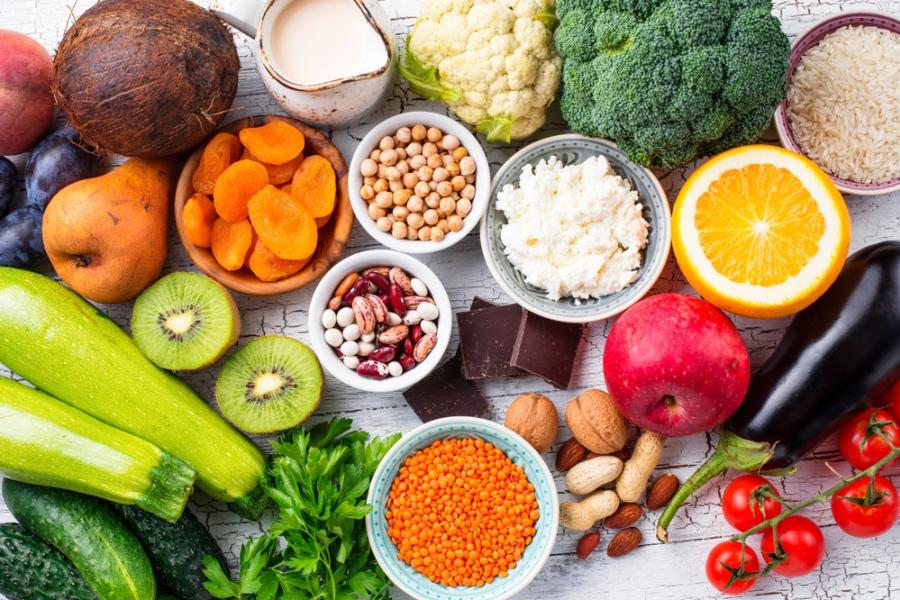
#> input picture imagem_original_frutas_cores.jpg, 900 x 600 px
$ python cores.py
#> lines starting #> are read from the running program, lines starting #| are printed output that depends on the picture; long printed decimals are rounded
import cv2
import matplotlib.pyplot as plt
import numpy as np

imagem_bgr = cv2.imread('imagem_original_frutas_cores.jpg')
#> imagem_bgr is the input picture: shape (600, 900, 3); mean B, G, R 91.2, 132.7, 161.8
imagem_rgb = cv2.cvtColor(imagem_bgr, cv2.COLOR_BGR2RGB)

print(f'tipo de dado: {imagem_rgb.dtype}')
#| tipo de dado: uint8
print(f'Altura , Largura e canais: {imagem_rgb.shape}')
#| Altura , Largura e canais: (600, 900, 3)
print(f'Total de pixels: {imagem_rgb.size}')
#| Total de pixels: 1620000

plt.title('Imagem original RGB')
plt.imshow(imagem_rgb)
plt.show()

imagem_vermelha = imagem_rgb[:,:,0]
imagem_verde = imagem_rgb[:,:,1]
imagem_azul = imagem_rgb[:,:,2]

plt.subplot(2,2,1)
plt.title('Imagem orginal RGB')
plt.imshow(imagem_rgb)
plt.subplot(2,2,2)
plt.title('Imagem vermelha')
plt.imshow(imagem_vermelha, cmap='gray')
plt.subplot(2,2,3)
plt.title('Imagem verde')
plt.imshow(imagem_verde, cmap='gray')
plt.subplot(2,2,4)
plt.title('Imagem azul')
plt.imshow(imagem_azul, cmap='gray')
plt.subplots_adjust(hspace=0.6)
plt.show()

pixel1 = imagem_rgb[89,130]
#> pixel1 = [138, 82, 65]
pixel2 = imagem_rgb[217,715]
#> pixel2 = [253, 192, 16]
pixel3 = imagem_rgb[405,129]
#> pixel3 = [187, 210, 8]

print(f"Pixel 1: {pixel1}")
#| Pixel 1: [138  82  65]
print(f"Pixel 2: {pixel2}")
#| Pixel 2: [253 192  16]
print(f"Pixel 3: {pixel3}")
#| Pixel 3: [187 210   8]

histograma_vermelho = cv2.calcHist([imagem_rgb],[0],None,histSize=[256],ranges=[0,256])
#> histograma_vermelho = 256 values, max 29212 at index 255, min 317 at index 1, mean 2109.4
histograma_verde = cv2.calcHist([imagem_rgb],[1],None,histSize=[256],ranges=[0,256])
#> histograma_verde = 256 values, max 4143 at index 0, min 335 at index 254, mean 2109.4
histograma_azul = cv2.calcHist([imagem_rgb],[2],None,histSize=[256],ranges=[0,256])
#> histograma_azul = 256 values, max 24259 at index 0, min 416 at index 254, mean 2109.4


plt.figure(figsize=(14,7))
plt.subplot(1,3,1)
plt.plot(histograma_vermelho)
plt.title('Canal vermelho')
plt.subplot(1,3,2)
plt.plot(histograma_verde)
plt.title('Canal verde')
plt.subplot(1,3,3)
plt.plot(histograma_azul)
plt.title('Canal azul')
plt.show()
#> figure, not shown here; panel 1: curve peaks at x = 255, y = 29212; panel 2: curve peaks at x = 0, y = 4143; panel 3: curve peaks at x = 0, y = 24259

img_hsv = cv2.cvtColor(imagem_rgb, cv2.COLOR_RGB2HSV)
#> img_hsv: shape (600, 900, 3); mean H, S, V 56, 127.7, 170.2
#plt.imshow(img_hsv)
#plt.show()
matiz_h = img_hsv[:,:,0]
saturation_s = img_hsv[:,:,1]
brilho_v = img_hsv[:,:,2]
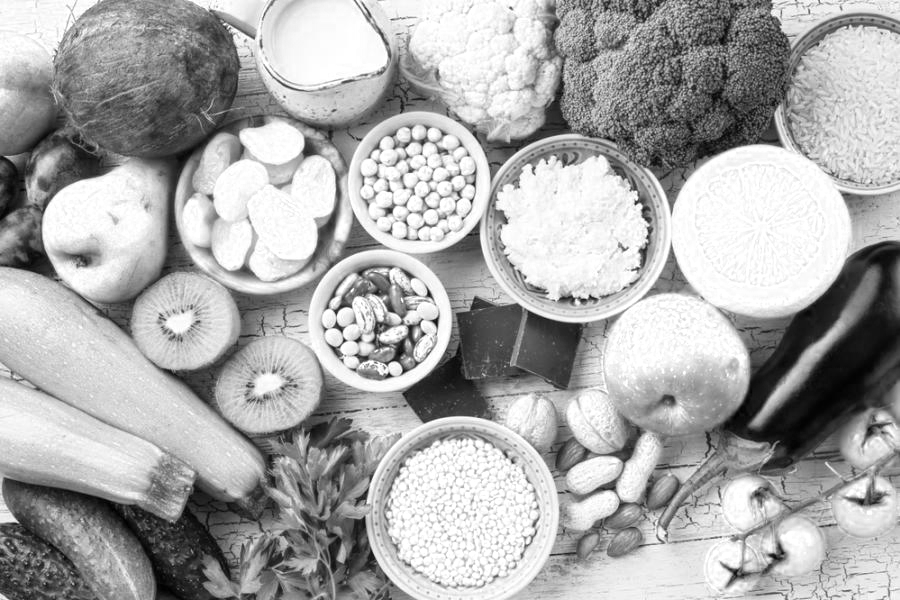
#> brilho_v: shape (600, 900); min 0, max 255, mean 170.2

#mantive uint8 entao 0 até 255
plt.figure(figsize=(14,7))
plt.subplot(1,4,1)
plt.imshow(matiz_h, cmap='gray')
plt.title('Matiz - H')
plt.subplot(1,4,2)
plt.imshow(saturation_s, cmap='gray')
plt.title('Saturação - S')
plt.subplot(1,4,3)
plt.imshow(brilho_v, cmap='gray')
plt.title('Brilho - V')
plt.subplot(1,4,4)
plt.imshow(imagem_rgb)
plt.title('Imagem original rgb')
plt.show()

pixel1_hsv = img_hsv[89,130]
#> pixel1_hsv = [7, 135, 138]
pixel2_hsv = img_hsv[217,715]
#> pixel2_hsv = [22, 239, 253]
pixel3_hsv = img_hsv[405,129]
#> pixel3_hsv = [33, 245, 210]
print(f"Pixel 1: {pixel1_hsv}")
#| Pixel 1: [  7 135 138]
print(f"Pixel 2: {pixel2_hsv}")
#| Pixel 2: [ 22 239 253]
print(f"Pixel 3: {pixel3_hsv}")
#| Pixel 3: [ 33 245 210]

imagem_rgb_float32 = imagem_rgb.astype(np.float32)
print(imagem_rgb_float32.dtype)
#| float32

R = imagem_rgb_float32[:,:,0]
G = imagem_rgb_float32[:,:,1]
B = imagem_rgb_float32[:,:,2]
Y = R+G+B

#coordenadas de cromaticidade -> normalização da cor 'eliminar sombra e iluminação da cena
Y_sem_zero = np.where(Y==0, 0.000001, Y)
r = R/Y_sem_zero
g = G/Y_sem_zero
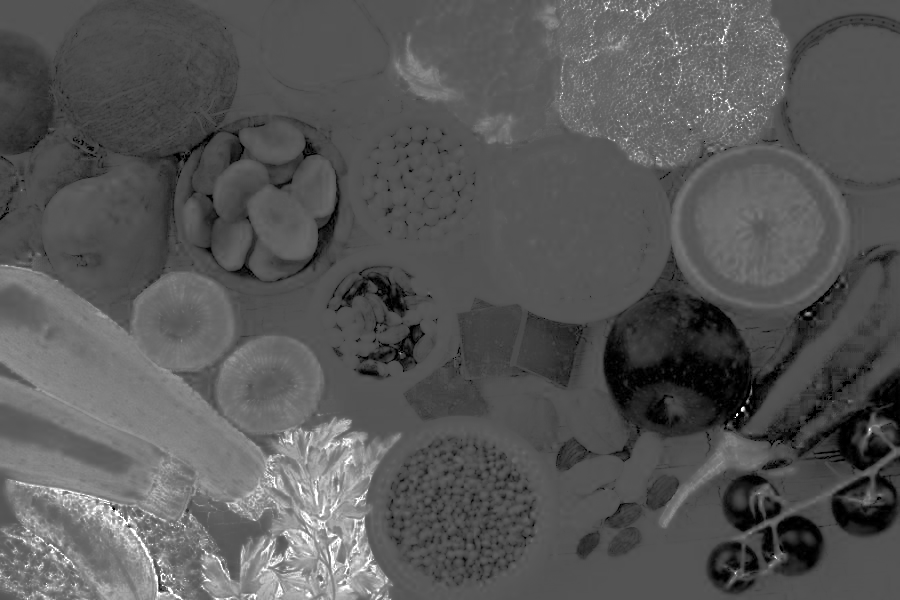
#> g: shape (600, 900) float32; min 0, max 1, mean 0.343
b = B/Y_sem_zero
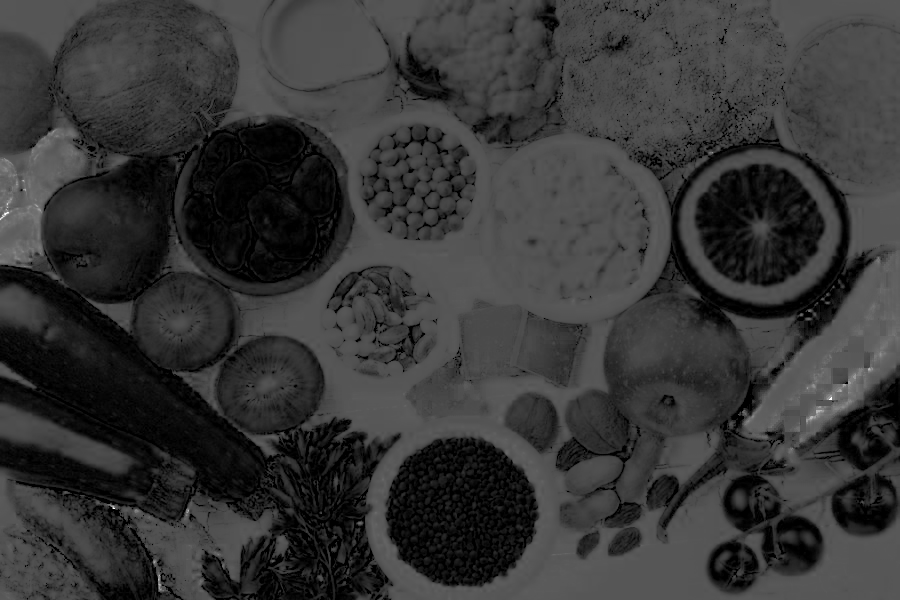
#> b: shape (600, 900) float32; min 0, max 1, mean 0.216
print(r+g+b)
#> (printed output is left out)

plt.figure(figsize=(14,7))
plt.subplot(1,3,1)
plt.imshow(r, cmap='gray')
plt.title('r')
plt.subplot(1,3,2)
plt.imshow(g, cmap='gray')
plt.title('g')
plt.subplot(1,3,3)
plt.imshow(b, cmap='gray')
plt.title('b')
plt.show()
print()
print()
pixel1_r = r[89,130]
#> pixel1_r = 0.484
pixel2_r = r[217,715]
#> pixel2_r = 0.549
pixel3_r = r[405,129]
#> pixel3_r = 0.462
print(f"Pixel 1 - r: {pixel1_r}")
#| Pixel 1 - r: 0.4842
print(f"Pixel 2 - r: {pixel2_r}")
#| Pixel 2 - r: 0.5488
print(f"Pixel 3 - r: {pixel3_r}")
#| Pixel 3 - r: 0.4617

print()
pixel1_g = g[89,130]
#> pixel1_g = 0.288
pixel2_g = g[217,715]
#> pixel2_g = 0.416
pixel3_g = g[405,129]
#> pixel3_g = 0.519
print(f"Pixel 1 - g: {pixel1_g}")
#| Pixel 1 - g: 0.2877
print(f"Pixel 2 - g: {pixel2_g}")
#| Pixel 2 - g: 0.4165
print(f"Pixel 3 - g: {pixel3_g}")
#| Pixel 3 - g: 0.5185

print()
pixel1_b = b[89,130]
#> pixel1_b = 0.228
pixel2_b = b[217,715]
#> pixel2_b = 0.0347
pixel3_b = b[405,129]
#> pixel3_b = 0.0198
print(f"Pixel 1 - b: {pixel1_b}")
#| Pixel 1 - b: 0.2281
print(f"Pixel 2 - b: {pixel2_b}")
#| Pixel 2 - b: 0.03471
print(f"Pixel 3 - b: {pixel3_b}")
#| Pixel 3 - b: 0.01975
print()
print()
print(f'soma do pixel 1: {pixel1_g+pixel1_b+pixel1_r}')
#| soma do pixel 1: 1.0
print(f'soma do pixel 2: {pixel2_g+pixel2_b+pixel2_r}')
#| soma do pixel 2: 1.0
print(f'soma do pixel 3: {pixel3_g+pixel3_b+pixel3_r}')
#| soma do pixel 3: 1.0
pixel1_hsv = img_hsv[89,130]
pixel2_hsv = img_hsv[217,715]
pixel3_hsv = img_hsv[405,129]
print(f"Pixel 1- hsv: {pixel1_hsv}")
#| Pixel 1- hsv: [  7 135 138]
print(f"Pixel 2- hsv: {pixel2_hsv}")
#| Pixel 2- hsv: [ 22 239 253]
print(f"Pixel 3- hsv: {pixel3_hsv}")
#| Pixel 3- hsv: [ 33 245 210]
print()
pixel1 = imagem_rgb[89,130]
pixel2 = imagem_rgb[217,715]
pixel3 = imagem_rgb[405,129]

print(f"Pixel 1- RGB: {pixel1}")
#| Pixel 1- RGB: [138  82  65]
print(f"Pixel 2- RGB: {pixel2}")
#| Pixel 2- RGB: [253 192  16]
print(f"Pixel 3- RGB: {pixel3}")
#| Pixel 3- RGB: [187 210   8]

#plotar o plano de cromaticidade
r_amostra = r[::20, ::20].flatten()
#> r_amostra = 1350 values, max 1 at index 1124, min 0 at index 1176, mean 0.439
g_amostra = g[::20, ::20].flatten() #flatten levar 2d pra 1d pra scatter
#> g_amostra = 1350 values, max 1 at index 1176, min 0 at index 887, mean 0.343

plt.scatter(r_amostra,g_amostra,s=5,color='red',alpha=0.8, label= 'pixels da imagem')
plt.scatter(0.333, 0.333, s = 70, marker='x',color= 'blue', alpha=1.0, label='branco ideal')
plt.title('plano de cromaticidade')
plt.legend()
plt.show()

imagem_I2 = imagem_rgb_float32 * 0.5
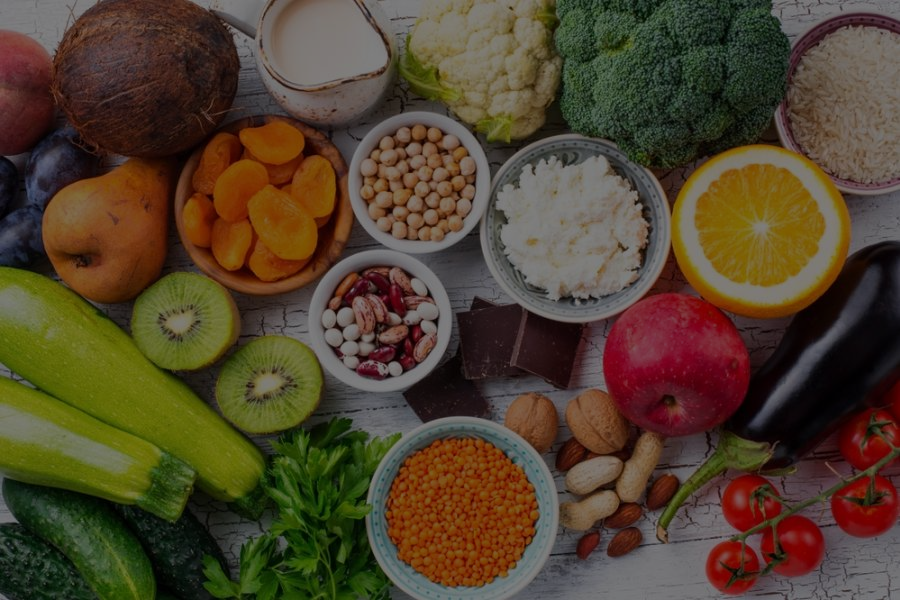
#> imagem_I2: shape (600, 900, 3) float32; mean R, G, B 80.9, 66.3, 45.6
imagem_I2_plotar = imagem_I2.astype(np.uint8)

plt.subplot(1,2,1)
plt.title('imagem original')
plt.imshow(imagem_rgb)
plt.subplot(1,2,2)
plt.title('imagem multiplicada por k=0.5')
plt.imshow(imagem_I2_plotar)
plt.show()

pixel1_reduzido = imagem_I2_plotar[89,130]
#> pixel1_reduzido = [69, 41, 32]
pixel2_reduzido = imagem_I2_plotar[217,715]
#> pixel2_reduzido = [126, 96, 8]
pixel3_reduzido = imagem_I2_plotar[405,129]
#> pixel3_reduzido = [93, 105, 4]

print(f"Pixel 1- RGB brilho reduzido: {pixel1_reduzido}")
#| Pixel 1- RGB brilho reduzido: [69 41 32]
print(f"Pixel 2- RGB brilho reduzido: {pixel2_reduzido}")
#| Pixel 2- RGB brilho reduzido: [126  96   8]
print(f"Pixel 3- RGB brilho reduzido: {pixel3_reduzido}")
#| Pixel 3- RGB brilho reduzido: [ 93 105   4]

R_brilho_reduzido= imagem_I2[:,:,0]
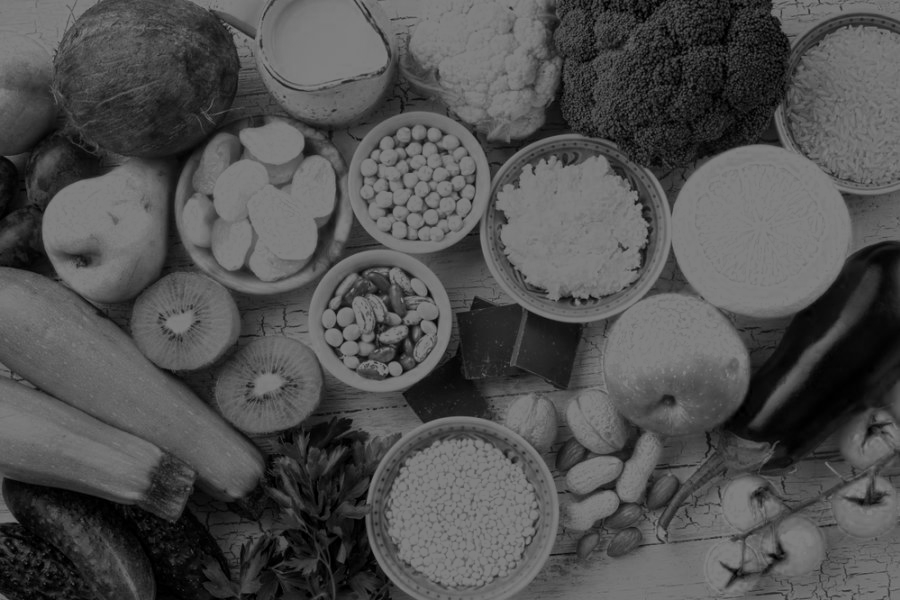
#> R_brilho_reduzido: shape (600, 900) float32; min 0, max 127.5, mean 80.9
G_brilho_reduzido = imagem_I2[:,:,1]
B_brilho_reduzido = imagem_I2[:,:,2]
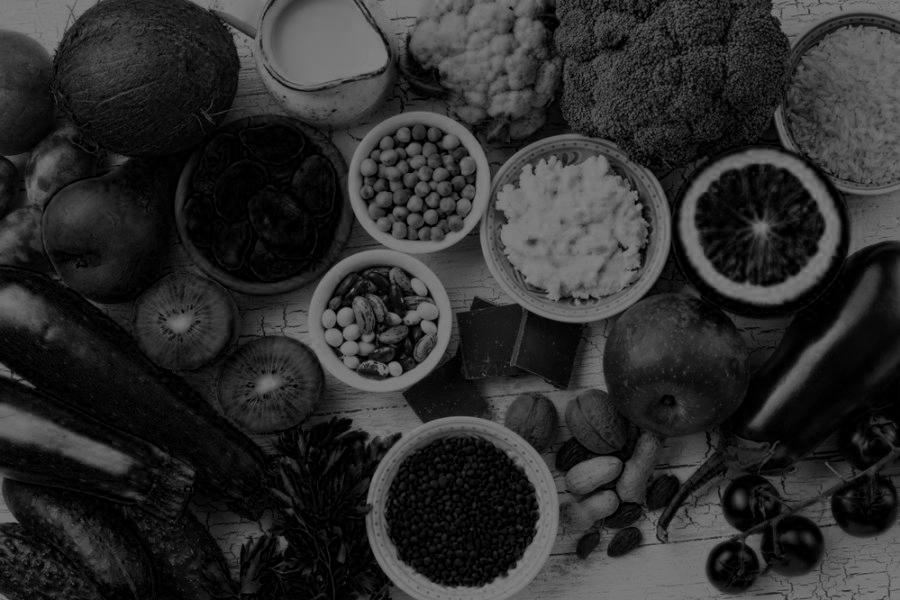
#> B_brilho_reduzido: shape (600, 900) float32; min 0, max 127.5, mean 45.6
Y_brilho_reduzido = R_brilho_reduzido+G_brilho_reduzido+B_brilho_reduzido

#coordenadas de cromaticidade -> normalização da cor 'eliminar sombra e iluminação da cena
Y_sem_zero_brilho_reduzido = np.where(Y_brilho_reduzido==0, 0.000001, Y_brilho_reduzido)
r_brilho_reduzido = R_brilho_reduzido/Y_sem_zero_brilho_reduzido
g_brilho_reduzido = G_brilho_reduzido/Y_sem_zero_brilho_reduzido
b_brilho_reduzido = B_brilho_reduzido/Y_sem_zero_brilho_reduzido
print(r_brilho_reduzido+g_brilho_reduzido+b_brilho_reduzido)
#> (printed output is left out)

print()
print()
pixel1_r_brilho_reduzido = r_brilho_reduzido[89,130]
#> pixel1_r_brilho_reduzido = 0.484
pixel2_r_brilho_reduzido = r_brilho_reduzido[217,715]
#> pixel2_r_brilho_reduzido = 0.549
pixel3_r_brilho_reduzido = r_brilho_reduzido[405,129]
#> pixel3_r_brilho_reduzido = 0.462
print(f"Pixel 1 - r: {pixel1_r_brilho_reduzido}")
#| Pixel 1 - r: 0.4842
print(f"Pixel 2 - r: {pixel2_r_brilho_reduzido}")
#| Pixel 2 - r: 0.5488
print(f"Pixel 3 - r: {pixel3_r_brilho_reduzido}")
#| Pixel 3 - r: 0.4617

print()
pixel1_g_brilho_reduzido = g_brilho_reduzido[89,130]
#> pixel1_g_brilho_reduzido = 0.288
pixel2_g_brilho_reduzido = g_brilho_reduzido[217,715]
#> pixel2_g_brilho_reduzido = 0.416
pixel3_g_brilho_reduzido = g_brilho_reduzido[405,129]
#> pixel3_g_brilho_reduzido = 0.519
print(f"Pixel 1 - g: {pixel1_g_brilho_reduzido}")
#| Pixel 1 - g: 0.2877
print(f"Pixel 2 - g: {pixel2_g_brilho_reduzido}")
#| Pixel 2 - g: 0.4165
print(f"Pixel 3 - g: {pixel3_g_brilho_reduzido}")
#| Pixel 3 - g: 0.5185

print()
pixel1_b_brilho_reduzido = b_brilho_reduzido[89,130]
#> pixel1_b_brilho_reduzido = 0.228
pixel2_b_brilho_reduzido = b_brilho_reduzido[217,715]
#> pixel2_b_brilho_reduzido = 0.0347
pixel3_b_brilho_reduzido = b_brilho_reduzido[405,129]
#> pixel3_b_brilho_reduzido = 0.0198
print(f"Pixel 1 - b: {pixel1_b_brilho_reduzido}")
#| Pixel 1 - b: 0.2281
print(f"Pixel 2 - b: {pixel2_b_brilho_reduzido}")
#| Pixel 2 - b: 0.03471
print(f"Pixel 3 - b: {pixel3_b_brilho_reduzido}")
#| Pixel 3 - b: 0.01975
print()
print()
#mesmo caindo pela metade os canais, a cromaticidade permanece invariavel o mesmo valor

r_amostra_brilho_reduzido = r_brilho_reduzido[::20, ::20].flatten()
#> r_amostra_brilho_reduzido has the same summary as r_amostra
g_amostra_brilho_reduzido = g_brilho_reduzido[::20, ::20].flatten() #flatten levar 2d pra 1d pra scatter
#> g_amostra_brilho_reduzido has the same summary as g_amostra

plt.subplot(1,2,1)
plt.scatter(r_amostra,g_amostra,s=5,color='red',alpha=0.8, label= 'pixels da imagem')
plt.title('plano de cromaticidade')
plt.subplot(1,2,2)
plt.scatter(r_amostra_brilho_reduzido,g_amostra_brilho_reduzido,s=5,color='red',alpha=0.8, label= 'pixels da imagem brilho reduzido')
plt.title('plano de cromaticidade brilho reduzido')
plt.legend()
plt.show()
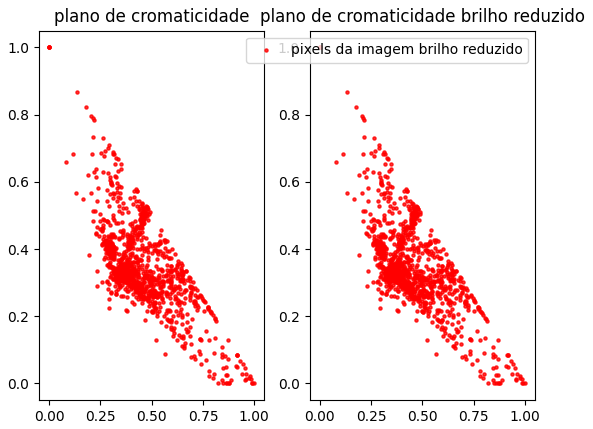
#> figure drawn by matplotlib, 2 panels
#comprovada invariancia a intensidade de iluminação

#figura final
plt.figure(figsize=(20,10))
plt.subplot(3,3,1)
plt.title('imagem original')
plt.imshow(imagem_rgb)
plt.subplot(3,3,2)
plt.title('Canal R')
plt.imshow(imagem_vermelha, cmap='gray')
plt.subplot(3,3,3)
plt.title('Canal G')
plt.imshow(imagem_verde, cmap='gray')
plt.subplot(3,3,4)
plt.title('Canal B')
plt.imshow(imagem_azul, cmap='gray')
plt.subplot(3,3,5)
plt.title('H')
plt.imshow(matiz_h, cmap='gray')
plt.subplot(3,3,6)
plt.title('S')
plt.imshow(saturation_s, cmap='gray')
plt.subplot(3,3,7)
plt.title('V')
plt.imshow(brilho_v, cmap='gray')
plt.subplot(3,3,8)
plt.title('r')
plt.imshow(r, cmap='gray')
plt.subplot(3,3,9)
plt.title('g')
plt.imshow(g, cmap='gray')
plt.subplots_adjust(hspace=0.7)
plt.show()
